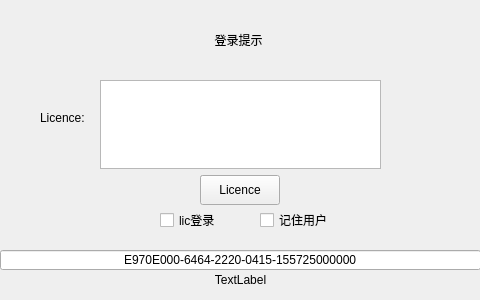
<?xml version="1.0" encoding="UTF-8"?>
<ui version="4.0">
 <class>Login</class>
 <widget class="QWidget" name="Login">
  <property name="geometry">
   <rect>
    <x>0</x>
    <y>0</y>
    <width>480</width>
    <height>300</height>
   </rect>
  </property>
  <property name="minimumSize">
   <size>
    <width>480</width>
    <height>300</height>
   </size>
  </property>
  <property name="maximumSize">
   <size>
    <width>480</width>
    <height>300</height>
   </size>
  </property>
  <property name="windowTitle">
   <string>登录</string>
  </property>
  <widget class="QLabel" name="logLabel">
   <property name="geometry">
    <rect>
     <x>0</x>
     <y>0</y>
     <width>480</width>
     <height>300</height>
    </rect>
   </property>
   <property name="minimumSize">
    <size>
     <width>480</width>
     <height>300</height>
    </size>
   </property>
   <property name="maximumSize">
    <size>
     <width>480</width>
     <height>300</height>
    </size>
   </property>
   <property name="text">
    <string/>
   </property>
   <property name="pixmap">
    <pixmap resource="icon.qrc">:/icon/login1.gif</pixmap>
   </property>
   <property name="scaledContents">
    <bool>true</bool>
   </property>
   <property name="alignment">
    <set>Qt::AlignCenter</set>
   </property>
  </widget>
  <widget class="QPushButton" name="loginPushButton">
   <property name="geometry">
    <rect>
     <x>200</x>
     <y>175</y>
     <width>75</width>
     <height>27</height>
    </rect>
   </property>
   <property name="text">
    <string>登录</string>
   </property>
  </widget>
  <widget class="QLineEdit" name="userNamelineEdit">
   <property name="geometry">
    <rect>
     <x>140</x>
     <y>100</y>
     <width>200</width>
     <height>23</height>
    </rect>
   </property>
  </widget>
  <widget class="QLineEdit" name="passwordlineEdit">
   <property name="geometry">
    <rect>
     <x>140</x>
     <y>140</y>
     <width>200</width>
     <height>23</height>
    </rect>
   </property>
  </widget>
  <widget class="QLabel" name="userNameLabel">
   <property name="geometry">
    <rect>
     <x>100</x>
     <y>103</y>
     <width>30</width>
     <height>16</height>
    </rect>
   </property>
   <property name="text">
    <string>用户:</string>
   </property>
  </widget>
  <widget class="QLabel" name="passwordLabel">
   <property name="geometry">
    <rect>
     <x>100</x>
     <y>143</y>
     <width>30</width>
     <height>16</height>
    </rect>
   </property>
   <property name="text">
    <string>密码:</string>
   </property>
  </widget>
  <widget class="QLineEdit" name="keyLineEdit">
   <property name="geometry">
    <rect>
     <x>0</x>
     <y>250</y>
     <width>481</width>
     <height>20</height>
    </rect>
   </property>
   <property name="text">
    <string>E970E000-6464-2220-0415-155725000000</string>
   </property>
   <property name="alignment">
    <set>Qt::AlignCenter</set>
   </property>
  </widget>
  <widget class="QLabel" name="loginHintLabel">
   <property name="geometry">
    <rect>
     <x>3</x>
     <y>9</y>
     <width>471</width>
     <height>61</height>
    </rect>
   </property>
   <property name="text">
    <string>登录提示</string>
   </property>
   <property name="alignment">
    <set>Qt::AlignCenter</set>
   </property>
  </widget>
  <widget class="QLabel" name="infoLabel">
   <property name="geometry">
    <rect>
     <x>0</x>
     <y>270</y>
     <width>481</width>
     <height>20</height>
    </rect>
   </property>
   <property name="text">
    <string>TextLabel</string>
   </property>
   <property name="alignment">
    <set>Qt::AlignCenter</set>
   </property>
  </widget>
  <widget class="QPushButton" name="licencePushButton">
   <property name="geometry">
    <rect>
     <x>200</x>
     <y>175</y>
     <width>80</width>
     <height>30</height>
    </rect>
   </property>
   <property name="text">
    <string>Licence</string>
   </property>
  </widget>
  <widget class="QCheckBox" name="useLicCheckBox">
   <property name="geometry">
    <rect>
     <x>160</x>
     <y>210</y>
     <width>71</width>
     <height>20</height>
    </rect>
   </property>
   <property name="text">
    <string>lic登录</string>
   </property>
  </widget>
  <widget class="QTextEdit" name="LicenceTextEdit">
   <property name="geometry">
    <rect>
     <x>100</x>
     <y>80</y>
     <width>281</width>
     <height>89</height>
    </rect>
   </property>
  </widget>
  <widget class="QLabel" name="licencelabel">
   <property name="geometry">
    <rect>
     <x>40</x>
     <y>110</y>
     <width>51</width>
     <height>16</height>
    </rect>
   </property>
   <property name="text">
    <string>Licence:</string>
   </property>
  </widget>
  <widget class="QCheckBox" name="rememberUserCheckBox">
   <property name="geometry">
    <rect>
     <x>260</x>
     <y>210</y>
     <width>71</width>
     <height>20</height>
    </rect>
   </property>
   <property name="text">
    <string>记住用户</string>
   </property>
  </widget>
  <zorder>logLabel</zorder>
  <zorder>userNamelineEdit</zorder>
  <zorder>passwordlineEdit</zorder>
  <zorder>userNameLabel</zorder>
  <zorder>passwordLabel</zorder>
  <zorder>keyLineEdit</zorder>
  <zorder>loginPushButton</zorder>
  <zorder>loginHintLabel</zorder>
  <zorder>infoLabel</zorder>
  <zorder>licencePushButton</zorder>
  <zorder>useLicCheckBox</zorder>
  <zorder>LicenceTextEdit</zorder>
  <zorder>licencelabel</zorder>
  <zorder>rememberUserCheckBox</zorder>
 </widget>
 <resources>
  <include location="icon.qrc"/>
 </resources>
 <connections/>
</ui>
